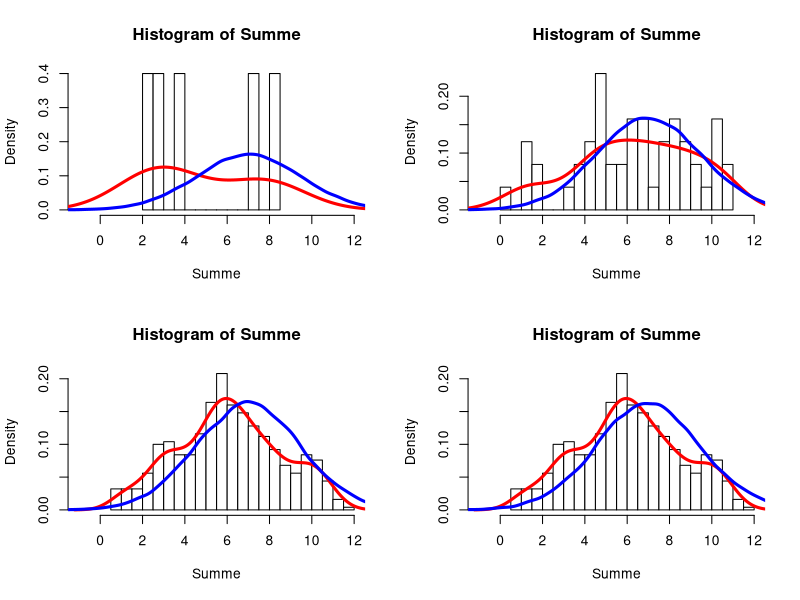
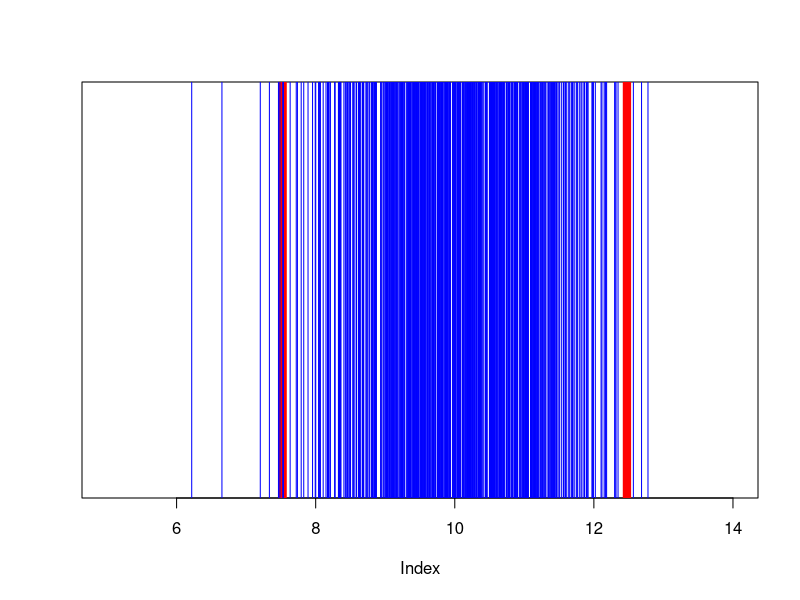
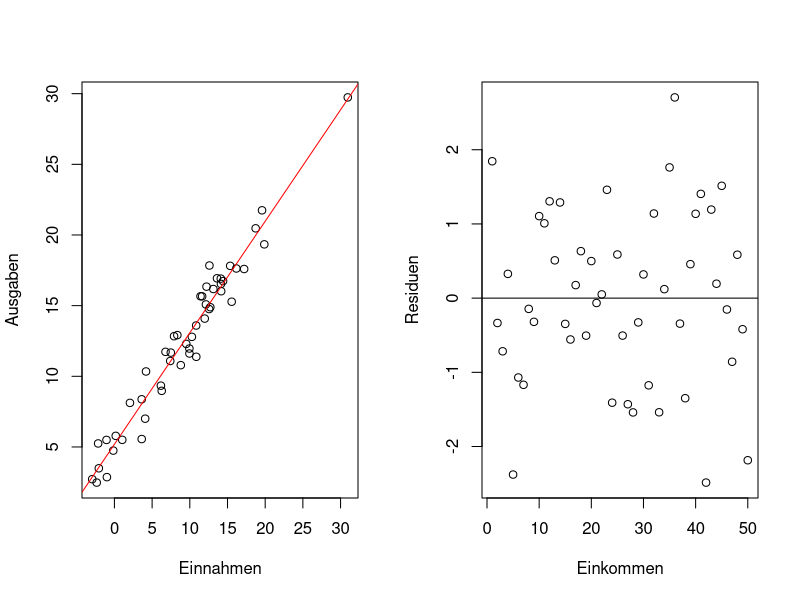

Here is the R script that generated these plots, in order:
par(mfrow=c(2,2))


x = sample(x = seq(0,6,0.1), size = 5, replace = TRUE)
x
y =  sample(x = seq(0,6,0.1), size = 5, replace = TRUE)
y

Summe <- x + y
Summe

hist(Summe,freq = FALSE, col ="white",breaks=20,xlim = c(-1,12))
lines(density(Summe), col = "red",lwd=3)
lines(density(rnorm(50000,mean = 7,sd = 2.45)),col="blue",lwd=3)

###################################################################################


x = sample(x = seq(0,6,0.1), size = 50, replace = TRUE)
x
y =  sample(x = seq(0,6,0.1), size = 50, replace = TRUE)
y

Summe <- x + y
Summe

hist(Summe,freq = FALSE, col ="white",breaks=20,xlim = c(-1,12))
lines(density(Summe), col = "red",lwd=3)
lines(density(rnorm(50000,mean = 7,sd = 2.45)),col="blue",lwd=3)

##################################################################################


x = sample(x = seq(0,6,0.1), size = 500, replace = TRUE)
x
y =  sample(x = seq(0,6,0.1), size = 500, replace = TRUE)
y

Summe <- x + y
Summe

hist(Summe,freq = FALSE, col ="white",breaks=20,xlim = c(-1,12))
lines(density(Summe), col = "red",lwd=3)
lines(density(rnorm(50000,mean = 7,sd = 2.45)),col="blue",lwd=3)

###################################################################################





Summe <- x + y
Summe

hist(Summe,freq = FALSE, col ="white",breaks=20,xlim = c(-1,12))
lines(density(Summe), col = "red",lwd=3)
lines(density(rnorm(50000,mean = 7,sd = 2.45)),col="blue",lwd=3)




dev.off()




x <- rnorm(30,mean = 10,sd = 6.04)
mean(x)
sd(x)
o = 10+2.245*6.04/sqrt(30)
u = 10-2.245*6.04/sqrt(30)

x = sample(x = seq(0,6,0.1), size = 50000, replace = TRUE)
x
y =  sample(x = seq(0,6,0.1), size = 50000, replace = TRUE)
i = 1


plot(0,xlim = c(5,14),ylim=c(0,14),ylab="",yaxt="n")

abline(v=o,col="red",lwd=8)
abline(v=u,col="red",lwd=8)

d = c()
for (i in 1:500){
  sample_i = rnorm(30, mean = 10, sd = 6.0)
  mean_i = mean(sample_i)
  abline(v=mean_i,col="blue")
  if (mean_i <= o & mean_i >=u) {
    d[i]=1
  } else {
    d[i]=0
  }
}


(sum(as.numeric(d))/length(d))*100



dev.off()

















Einkommen = rnorm(50, mean = 10, sd = 6.0)
Ausgaben = 5+0.8*Einkommen+rnorm(50, mean = 0, sd = 1.0)
par(mfrow = c(1,2))
plot(Einkommen,Ausgaben,ylab="Ausgaben",xlab="Einnahmen")


cor(Einkommen,Ausgaben)

lm1 =lm(Ausgaben ~ Einkommen)
lm1
abline(lm1,col="red")


plot(lm1$residuals,ylab="Residuen",xlab="Einkommen")
abline(h=0,col="black")
